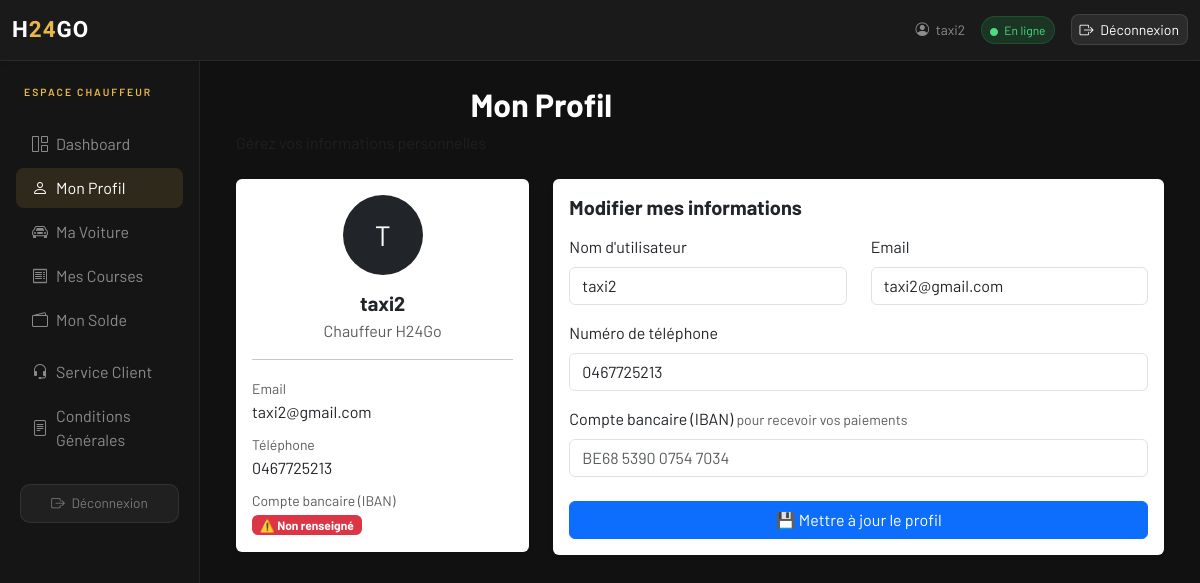
The page /taxi/profile (signed in) on the database its author committed.
### core/models.py (models this page shows, shortened)
class User(AbstractUser):
    ROLE_CHOICES = (
        ('client', 'Client'),
        ('coiffeuse', 'Coiffeuse'),
        ('taxi', 'Taxi'),
    )
    role = models.CharField(max_length=20, choices=ROLE_CHOICES)

class Taxi(models.Model):
    user = models.OneToOneField(User, on_delete=models.CASCADE, related_name='taxi')
    phone_number = models.CharField(max_length=20, blank=True, null=True)
    marque = models.CharField(max_length=50, blank=True, null=True)
    modele = models.CharField(max_length=50, blank=True, null=True)
    couleur = models.CharField(max_length=30, blank=True, null=True)
    is_paid = models.BooleanField(default=False)
    iban = models.CharField(max_length=34, blank=True, null=True, help_text="Numéro de compte bancaire BE (IBAN)")
    latitude = models.FloatField(null=True, blank=True)
    longitude = models.FloatField(null=True, blank=True)
    position_updated_at = models.DateTimeField(null=True, blank=True)

### core/views.py (the view, shortened to what this page needs)
# urls.py: path('taxi/profile', views.taxi_profile, name='taxi_profile'),
@login_required
def taxi_profile(request):
    taxi, created = Taxi.objects.get_or_create(user=request.user)
    return render(request, 'taxi/taxi_profile.html', {'taxi': taxi})

### core/templates/taxi/taxi_profile.html (shortened to what this page needs)
{% extends 'taxi/base_taxi.html' %}
{% block content %}
<div class="container">
    <div class="row mb-4">
        <div class="col-md-8">
            <h2 class="fw-bold text-center">Mon Profil</h2>
            <p class="text-muted mb-0">Gérez vos informations personnelles</p>
        </div>
    </div>
    <div class="row">
        <div class="col-lg-4 mb-4">
            <div class="card shadow-sm border-0">
                <div class="card-body text-center">
                    <div class="mb-3">
                        <div class="bg-dark text-white rounded-circle d-inline-flex justify-content-center align-items-center"
                             style="width:80px;height:80px;font-size:28px;">
                            {{ taxi.user.username|slice:":1"|upper }}
                        </div>
                    </div>
                    <h5 class="fw-bold mb-1">{{ taxi.user.username }}</h5>
                    <p class="text-muted mb-2">Chauffeur H24Go</p>
                    <hr>
                    <div class="text-start">
                        <small class="text-muted">Email</small>
                        <div class="mb-2">{{ taxi.user.email }}</div>
                        <small class="text-muted">Téléphone</small>
                        <div class="mb-2">{{ taxi.phone_number|default:"Non renseigné" }}</div>
                        <small class="text-muted">Compte bancaire (IBAN)</small>
                        <div>
                            {% if taxi.iban %}
                                <span class="badge bg-success">
                                    ✅ {{ taxi.iban|slice:":4" }} •••• •••• {{ taxi.iban|slice:"-4:" }}
                                </span>
                            {% else %}
                                <span class="badge bg-danger">⚠️ Non renseigné</span>
                            {% endif %}
                        </div>
                    </div>
                </div>
            </div>
        </div>
        <div class="col-lg-8">
            <div class="card shadow-sm border-0">
                <div class="card-body">
                    <h5 class="mb-3 fw-bold">Modifier mes informations</h5>
                    <form method="POST">
                        <div class="row">
                            <div class="col-md-6 mb-3">
                                <label for="id_username" class="form-label">Nom d'utilisateur</label>
                                <input type="text"
                                       class="form-control"
                                       id="id_username"
                                       name="username"
                                       value="{{ taxi.user.username }}"
                                       required>
                            </div>
                            <div class="col-md-6 mb-3">
                                <label for="id_email" class="form-label">Email</label>
                                <input type="email"
                                       class="form-control"
                                       id="id_email"
                                       name="email"
                                       value="{{ taxi.user.email }}"
                                       required>
                            </div>
                        </div>
                        <div class="mb-3">
                            <label for="id_phone" class="form-label">Numéro de téléphone</label>
                            <input type="text"
                                   class="form-control"
                                   id="id_phone"
                                   name="phone_number"
                                   placeholder="+32 ..."
                                   value="{{ taxi.phone_number|default:'' }}"
                                   required>
                        </div>
                        <div class="mb-3">
                            <label for="id_iban" class="form-label">
                                Compte bancaire (IBAN)
                                <small class="text-muted"> pour recevoir vos paiements</small>
                            </label>
                            <input type="text"
                                   class="form-control"
                                   id="id_iban"
                                   name="iban"
                                   placeholder="BE68 5390 0754 7034"
                                   value="{{ taxi.iban|default:'' }}"
                                   maxlength="34">
                        </div>
                        <div class="d-grid mt-4">
                            <button type="submit" class="btn btn-primary">
                                💾 Mettre à jour le profil
                            </button>
                        </div>
                    </form>
                </div>
            </div>
        </div>
    </div>
</div>
{% endblock %}

### core/templates/taxi/base_taxi.html (shortened to what this page needs)
{% load static %}
<!DOCTYPE html>
<html lang="fr">
<head>
    <link href="https://cdn.jsdelivr.net/npm/bootstrap@5.3.2/dist/css/bootstrap.min.css" rel="stylesheet">
    <link href="https://cdn.jsdelivr.net/npm/bootstrap-icons@1.11.1/font/bootstrap-icons.css" rel="stylesheet">
</head>
<body style="background:#111; color:white; font-family:'Barlow',sans-serif; min-height:100vh;">
<nav style="background:#1a1a1a; border-bottom:1px solid rgba(255,255,255,0.07);" class="navbar navbar-expand-lg shadow-sm sticky-top">
    <div class="container-fluid">
        <a class="navbar-brand" href="{% url 'taxi_dashboard' %}" style="text-decoration:none;">
            <span style="font-family:'Barlow Condensed',sans-serif; font-weight:900; font-size:1.4rem; color:white; letter-spacing:1px;">
                H<span style="color:#e8b94a;">24</span>GO
            </span>
        </a>
        <div class="ms-auto d-none d-lg-flex align-items-center gap-3">
            <span style="color:rgba(255,255,255,0.5); font-size:0.85rem;">
                <i class="bi bi-person-circle me-1"></i> {{ request.user.username }}
            </span>
            <span class="px-2 py-1 rounded-pill" style="background:rgba(34,197,94,0.15); color:#4ade80; font-size:0.75rem; border:1px solid rgba(34,197,94,0.2);">
                <i class="bi bi-circle-fill me-1" style="font-size:0.5rem;"></i> En ligne
            </span>
            <a href="{% url 'logout' %}" class="btn btn-sm"
               style="background:rgba(255,255,255,0.08); color:white; border:1px solid rgba(255,255,255,0.1); border-radius:8px;">
                <i class="bi bi-box-arrow-right me-1"></i> Déconnexion
            </a>
        </div>
    </div>
</nav>
<div class="container-fluid">
    <div class="row">
        <nav class="col-lg-2 d-none d-lg-block px-3 pt-4"
             style="background:#151515; border-right:1px solid rgba(255,255,255,0.06); min-height:calc(100vh - 56px); position:sticky; top:56px; height:calc(100vh - 56px); overflow-y:auto;">
            <div class="mb-4 px-2">
                <div style="font-size:0.65rem; letter-spacing:2px; text-transform:uppercase; color:#e8b94a; font-weight:600;">
                    Espace Chauffeur
                </div>
            </div>
            <ul class="nav flex-column gap-1">
                <li class="nav-item">
                    <a class="nav-link rounded-3 px-3 py-2 d-flex align-items-center gap-2"
                       href="{% url 'taxi_dashboard' %}"
                       style="color:{% if request.resolver_match.url_name == 'taxi_dashboard' %}white{% else %}rgba(255,255,255,0.5){% endif %};
                              background:{% if request.resolver_match.url_name == 'taxi_dashboard' %}rgba(232,185,74,0.12){% else %}transparent{% endif %};">
                        <i class="bi bi-grid-1x2"></i> Dashboard
                    </a>
                </li>
                <li class="nav-item">
                    <a class="nav-link rounded-3 px-3 py-2 d-flex align-items-center gap-2"
                       href="{% url 'taxi_profile' %}"
                       style="color:{% if request.resolver_match.url_name == 'taxi_profile' %}white{% else %}rgba(255,255,255,0.5){% endif %};
                              background:{% if request.resolver_match.url_name == 'taxi_profile' %}rgba(232,185,74,0.12){% else %}transparent{% endif %};">
                        <i class="bi bi-person"></i> Mon Profil
                    </a>
                </li>
                <li class="nav-item">
                    <a class="nav-link rounded-3 px-3 py-2 d-flex align-items-center gap-2"
                       href="{% url 'taxi_car' %}"
                       style="color:{% if request.resolver_match.url_name == 'taxi_car' %}white{% else %}rgba(255,255,255,0.5){% endif %};
                              background:{% if request.resolver_match.url_name == 'taxi_car' %}rgba(232,185,74,0.12){% else %}transparent{% endif %};">
                        <i class="bi bi-car-front"></i> Ma Voiture
                    </a>
                </li>
                <li class="nav-item">
                    <a class="nav-link rounded-3 px-3 py-2 d-flex align-items-center gap-2"
                       href="{% url 'taxi_courses' %}"
                       style="color:{% if request.resolver_match.url_name == 'taxi_courses' %}white{% else %}rgba(255,255,255,0.5){% endif %};
                              background:{% if request.resolver_match.url_name == 'taxi_courses' %}rgba(232,185,74,0.12){% else %}transparent{% endif %};">
                        <i class="bi bi-receipt"></i> Mes Courses
                    </a>
                </li>
                <li class="nav-item">
                    <a class="nav-link rounded-3 px-3 py-2 d-flex align-items-center gap-2"
                       href="{% url 'taxi_solde' %}"
                       style="color:{% if request.resolver_match.url_name == 'taxi_solde' %}white{% else %}rgba(255,255,255,0.5){% endif %};
                              background:{% if request.resolver_match.url_name == 'taxi_solde' %}rgba(232,185,74,0.12){% else %}transparent{% endif %};">
                        <i class="bi bi-wallet2"></i> Mon Solde
                    </a>
                </li>
                <li class="nav-item mt-2">
                    <a class="nav-link rounded-3 px-3 py-2 d-flex align-items-center gap-2"
                       href="{% url 'taxi_service_client' %}"
                       style="color:{% if request.resolver_match.url_name == 'taxi_service_client' %}white{% else %}rgba(255,255,255,0.5){% endif %};
                              background:{% if request.resolver_match.url_name == 'taxi_service_client' %}rgba(232,185,74,0.12){% else %}transparent{% endif %};">
                        <i class="bi bi-headset"></i> Service Client
                    </a>
                </li>
                <li class="nav-item">
                    <a class="nav-link rounded-3 px-3 py-2 d-flex align-items-center gap-2"
                       href="{% url 'cgu' %}"
                       style="color:{% if request.resolver_match.url_name == 'cgu' %}white{% else %}rgba(255,255,255,0.5){% endif %};
                              background:{% if request.resolver_match.url_name == 'cgu' %}rgba(232,185,74,0.12){% else %}transparent{% endif %};">
                        <i class="bi bi-file-text"></i> Conditions Générales
                    </a>
                </li>
            </ul>
            <div class="mt-4 px-1">
                <a href="{% url 'logout' %}" class="btn w-100 py-2"
                   style="background:rgba(255,255,255,0.05); color:rgba(255,255,255,0.4); border:1px solid rgba(255,255,255,0.08); border-radius:10px; font-size:0.85rem;">
                    <i class="bi bi-box-arrow-right me-1"></i> Déconnexion
                </a>
            </div>
        </nav>
        <main class="col-lg-10 ms-sm-auto px-3 px-md-4 py-4" style="background:#111; min-height:calc(100vh - 56px);">
            {% block content %}{% endblock %}
        </main>
    </div>
</div>
</body>
</html>

### rows shown on the page
User: user.username "taxi2"
Taxi: user.username "T", user.username "taxi2", user.email "taxi2@gmail.com", phone_number "0467725213", username "taxi2", email "taxi2@gmail.com"
